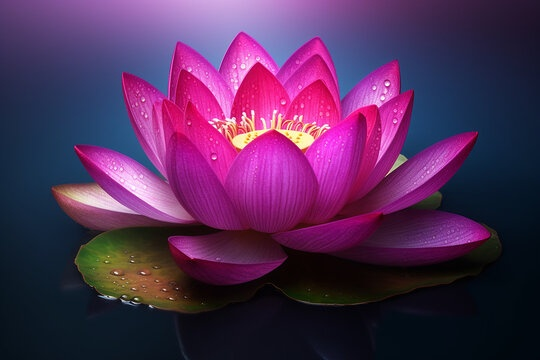
#> input picture lotus.jpg, 540 x 360 px
$ jupyter execute 'Morphological operation (opening, closing, erosion, dilation).ipynb'
#> lines starting #> are read from the running program, lines starting #| are printed output that depends on the picture
# Morphological operation (opening, closing, erosion, dilation)

Morphological operations are techniques in image processing that process images based on their shapes. These operations are typically used to remove noise, separate objects, or emphasize structures in an image.

The four common morphological operations are:

- **Erosion:** Removes pixels at the boundaries of the foreground object.
- **Dilation:** Adds pixels to the boundaries of the foreground object.
- **Opening:** Erosion followed by dilation; removes small objects from the background.
- **Closing:** Dilation followed by erosion; removes small holes from the foreground.

[cell 1]
# 22BAI10033
# Shreya Tripathi
import cv2
import numpy as np
import matplotlib.pyplot as plt

# Read the original image (color)
img = cv2.imread('lotus.jpg')
#> img is the input picture: shape (360, 540, 3); mean B, G, R 87.3, 44.5, 82.8

# Convert the original image to grayscale
img_gray = cv2.cvtColor(img, cv2.COLOR_BGR2GRAY)
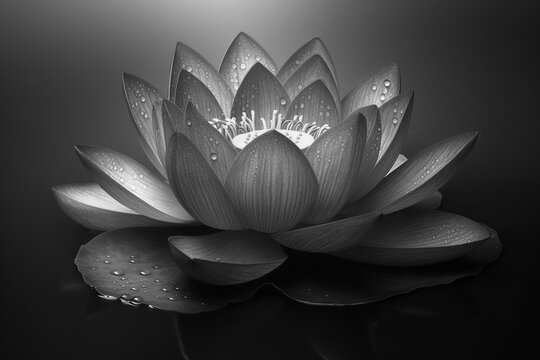
#> img_gray: shape (360, 540); min 0, max 251, mean 60.8

# Define a kernel (structuring element) for morphological operations
kernel = np.ones((5, 5), np.uint8)

# Apply Erosion
erosion = cv2.erode(img_gray, kernel, iterations=1)
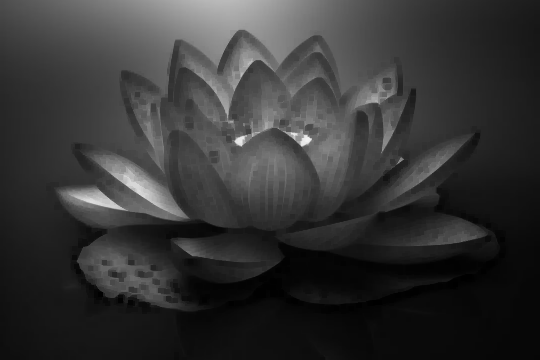
#> erosion: shape (360, 540); min 0, max 241, mean 52.4

# Apply Dilation
dilation = cv2.dilate(img_gray, kernel, iterations=1)
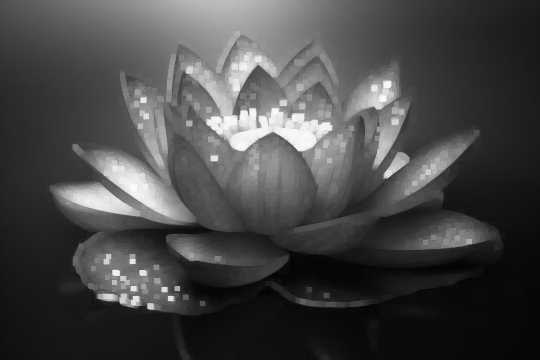
#> dilation: shape (360, 540); min 3, max 251, mean 70.7

# Apply Opening (erosion followed by dilation)
opening = cv2.morphologyEx(img_gray, cv2.MORPH_OPEN, kernel)
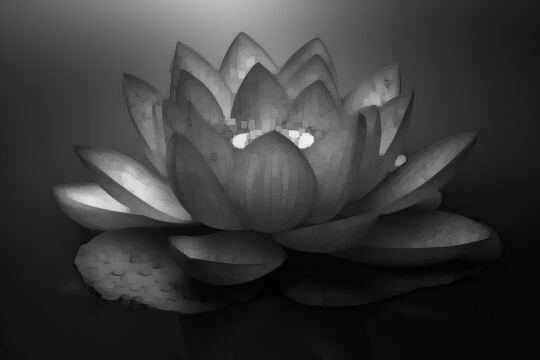
#> opening: shape (360, 540); min 0, max 241, mean 57.5

# Apply Closing (dilation followed by erosion)
closing = cv2.morphologyEx(img_gray, cv2.MORPH_CLOSE, kernel)

# Display the results using matplotlib
plt.figure(figsize=(12, 6))

# Original Image (colored)
plt.subplot(2, 3, 1)
plt.title('Original Image')
plt.imshow(cv2.cvtColor(img, cv2.COLOR_BGR2RGB))  # Convert BGR to RGB for proper display
plt.axis('off')

# Erosion
plt.subplot(2, 3, 2)
plt.title('Erosion')
plt.imshow(erosion, cmap='gray')
plt.axis('off')

# Dilation
plt.subplot(2, 3, 3)
plt.title('Dilation')
plt.imshow(dilation, cmap='gray')
plt.axis('off')

# Opening
plt.subplot(2, 3, 4)
plt.title('Opening')
plt.imshow(opening, cmap='gray')
plt.axis('off')

# Closing
plt.subplot(2, 3, 5)
plt.title('Closing')
plt.imshow(closing, cmap='gray')
plt.axis('off')

# Show the images
plt.show()
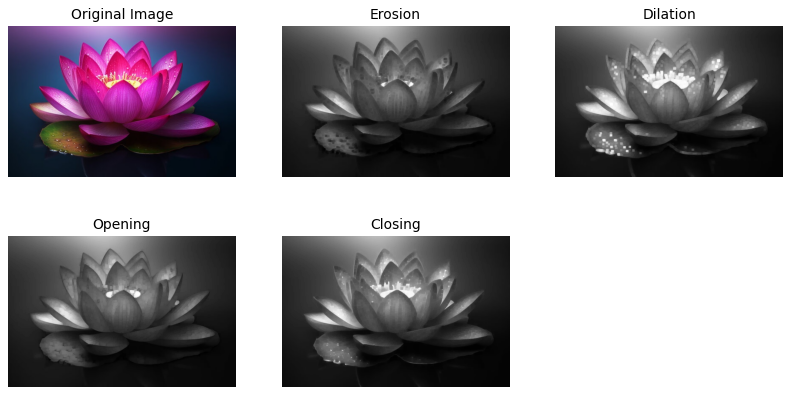
#> figure drawn by matplotlib, 5 panels
